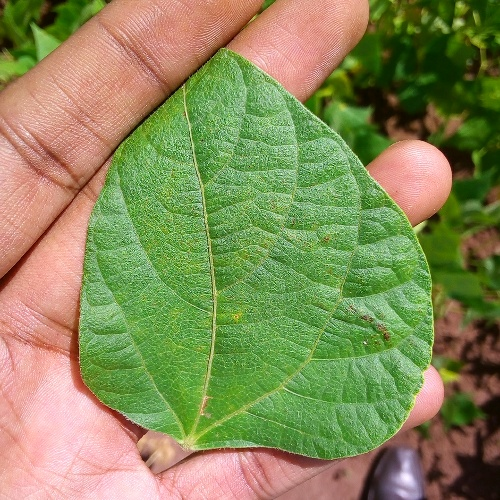
#> input picture Day1/Code - Data Preparation/image_dataset/healthy/healthy_train.1.jpg, 500 x 500 px; its folder holds 3 pictures in this run
$ jupyter execute 'Data Preparation - Image.ipynb'
#> lines starting #> are read from the running program, lines starting #| are printed output that depends on the picture
[cell 1]
# !pip install opencv-python

[cell 2]
import numpy as np
import pandas as pd
import matplotlib.pyplot as plt

from glob import glob
from PIL import Image
import cv2
from tqdm.auto import tqdm
from sklearn.model_selection import train_test_split
from sklearn.preprocessing import (
    OrdinalEncoder,
    OneHotEncoder,
    StandardScaler,
    MinMaxScaler
)

## ========== Image ==========

[cell 3]
classes = ['healthy', 'unhealthy']

[cell 4]
X = np.empty([0, 32*32*3])
y = np.empty([0, 1])

for _class in tqdm(classes):
    img_path = glob('image_dataset/' + _class + '/*')
    for path in tqdm(img_path):
        img = Image.open(path)
#> img is the input picture: PIL image 500x500 RGB; mean R, G, B 135.8, 139.5, 89.1
        img = img.resize([32, 32])
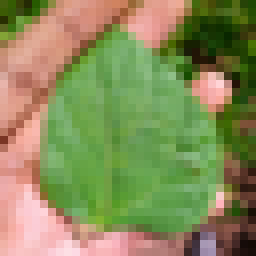
#> img: PIL image 32x32 RGB (shown 8 times larger); mean R, G, B 135.8, 139.5, 89.1
        img = np.array(img)
        if img.shape[2] == 4:
            img = cv2.cvtColor(img, cv2.COLOR_BGRA2BGR)
        img = img.reshape(1, -1)
        X = np.vstack([X, img])
        if _class == 'healthy':
            y = np.vstack([y, 'healthy'])
        else:
            y = np.vstack([y, 'unhealthy'])
